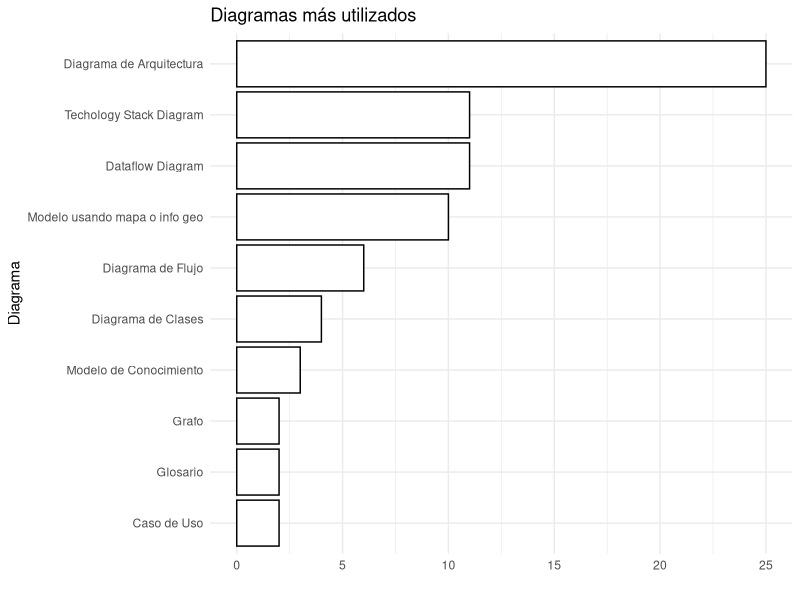

The R script that drew this image:
library(tidyverse)

diagram_tbl <- read_csv("./data/Diagramas-1.csv")

diagram_tbl %>%
  filter(Tipo != "Pseudocódigo") %>%
  filter(Tipo != "Diagrama Libre") %>%
  arrange(desc(N)) %>%
  slice_head(n = 10) %>%
  ggplot(aes(x = reorder(Tipo,N),
             y = N)) +
  geom_col(colour = "black",
           fill = "#FFFFFF") +
  labs(x= "Diagrama",
       y= "",
       title="Diagramas más utilizados") +
  coord_flip(clip = 'off')+
  theme_minimal()
